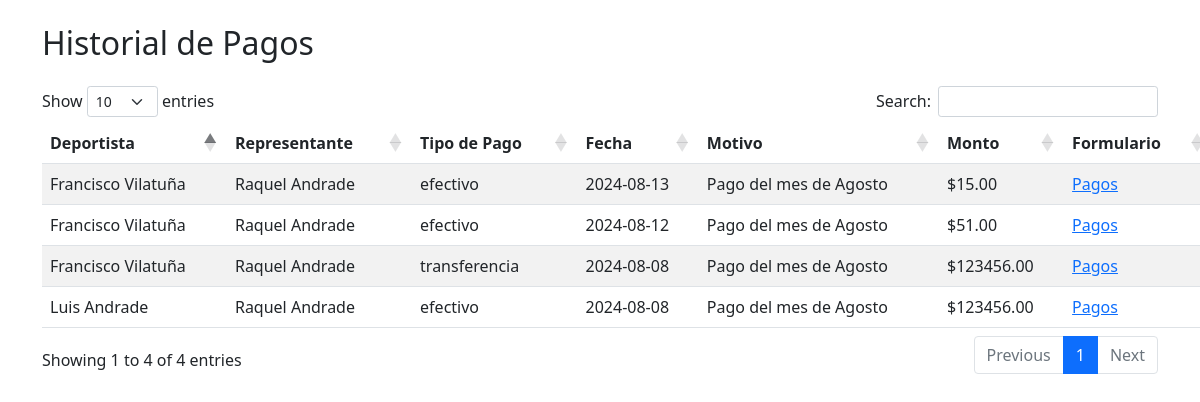
The page /Admin/graficas/get_table_historial.php on the database its author committed.
### tables this page shows
CREATE TABLE `tab_pagos` (
  `ID_PAGO` int(11) NOT NULL,
  `ID_REPRESENTANTE` int(11) DEFAULT NULL,
  `ID_DEPORTISTA` int(11) DEFAULT NULL,
  `ID_BANCO` int(11) NOT NULL,
  `METODO_PAGO` varchar(50) DEFAULT NULL,
  `MONTO` decimal(10,2) DEFAULT NULL,
  `FECHA_PAGO` date DEFAULT NULL,
  `MOTIVO` text DEFAULT NULL,
  `NOMBRE_ARCHIVO` varchar(50) NOT NULL,
  `ENTIDAD_ORIGEN` varchar(100) NOT NULL
);

CREATE TABLE `tab_deportistas` (
  `ID_DEPORTISTA` int(11) NOT NULL,
  `ID_USUARIO` int(11) DEFAULT NULL,
  `NOMBRE_DEPO` varchar(50) DEFAULT NULL,
  `APELLIDO_DEPO` varchar(50) DEFAULT NULL,
  `FECHA_NACIMIENTO` date DEFAULT NULL,
  `CEDULA_DEPO` varchar(10) DEFAULT NULL,
  `NUMERO_CELULAR` varchar(10) DEFAULT NULL,
  `GENERO` varchar(20) DEFAULT NULL,
  `status` enum('activo','inactivo') NOT NULL DEFAULT 'activo'
);

CREATE TABLE `tab_representantes` (
  `ID_REPRESENTANTE` int(11) NOT NULL,
  `ID_USUARIO` int(11) DEFAULT NULL,
  `NOMBRE_REPRE` varchar(50) DEFAULT NULL,
  `APELLIDO_REPRE` varchar(50) DEFAULT NULL,
  `CELULAR_REPRE` varchar(10) DEFAULT NULL,
  `CORREO_REPRE` varchar(100) DEFAULT NULL,
  `DIRECCION_REPRE` varchar(100) DEFAULT NULL,
  `CEDULA_REPRE` varchar(10) DEFAULT NULL,
  `status` enum('activo','inactivo') NOT NULL DEFAULT 'activo'
);

### Admin/graficas/get_table_historial.php (the view, shortened to what this page needs)
<?php
require('configuracion/conexion.php');
$query = "SELECT p.ID_PAGO, r.NOMBRE_REPRE, r.APELLIDO_REPRE, d.NOMBRE_DEPO, d.APELLIDO_DEPO,
               p.FECHA_PAGO, p.METODO_PAGO, p.MONTO, p.MOTIVO
          FROM tab_pagos p
          INNER JOIN tab_representantes r ON p.ID_REPRESENTANTE = r.ID_REPRESENTANTE
          INNER JOIN tab_deportistas d ON p.ID_DEPORTISTA = d.ID_DEPORTISTA
          ORDER BY p.FECHA_PAGO DESC";
$stmt = $conn->prepare($query);
$stmt->execute();
$result = $stmt->fetchAll(PDO::FETCH_ASSOC);
?>
<!DOCTYPE html>
<html lang="es">
<head>
    <link href="https://cdn.jsdelivr.net/npm/bootstrap@5.1.3/dist/css/bootstrap.min.css" rel="stylesheet">
    <link href="https://cdn.datatables.net/1.11.3/css/dataTables.bootstrap5.min.css" rel="stylesheet">
    <link href="https://cdn.datatables.net/buttons/2.0.1/css/buttons.bootstrap5.min.css" rel="stylesheet">
    <link href="https://cdnjs.cloudflare.com/ajax/libs/font-awesome/6.0.0-beta3/css/all.min.css" rel="stylesheet">
    <link href="https://cdn.jsdelivr.net/npm/sweetalert2@11/dist/sweetalert2.min.css" rel="stylesheet">
</head>
<body>
    <div class="container mt-4">
        <h2 class="mb-4">Historial de Pagos</h2>
        <table id="historial_pagos" class="table table-striped" style="width:105%">
            <thead>
                <tr>
                    <th>Deportista</th>
                    <th>Representante</th>
                    <th>Tipo de Pago</th>
                    <th>Fecha</th>
                    <th>Motivo</th>
                    <th>Monto</th>
                    <th>Formulario</th>
                </tr>
            </thead>
            <tbody>
                <?php
                if (count($result) > 0) {
                    foreach ($result as $row) {
                        $deportista = $row['NOMBRE_DEPO'] . ' ' . $row['APELLIDO_DEPO'];
                        $representante = $row['NOMBRE_REPRE'] . ' ' . $row['APELLIDO_REPRE'];
                        $tipoPago = $row['METODO_PAGO'];
                        $fecha = $row['FECHA_PAGO'];
                        $motivo = $row['MOTIVO'];
                        $monto = $row['MONTO'];
                        echo "<tr>
                                <td>{$deportista}</td>
                                <td>{$representante}</td>
                                <td>{$tipoPago}</td>
                                <td>{$fecha}</td>
                                <td>{$motivo}</td>
                                <td>\${$monto}</td>
                                <td>
            <a href='../admin/configuracion/pagos/pagos.php'>
                 Pagos
            </a>
        </td>
                            </tr>";
                    }
                }
                ?>
            </tbody>
        </table>
    </div>
</body>
</html>

### rows shown on the page
tab_pagos: ID_DEPORTISTA.APELLIDO_DEPO "Francisco Vilatuña", ID_REPRESENTANTE.APELLIDO_REPRE "Raquel Andrade", METODO_PAGO "efectivo", FECHA_PAGO "2024-08-13", MOTIVO "Pago del mes de Agosto", MONTO "15.00"
tab_pagos: ID_DEPORTISTA.APELLIDO_DEPO "Francisco Vilatuña", ID_REPRESENTANTE.APELLIDO_REPRE "Raquel Andrade", METODO_PAGO "efectivo", FECHA_PAGO "2024-08-12", MOTIVO "Pago del mes de Agosto", MONTO "51.00"
tab_pagos: ID_DEPORTISTA.APELLIDO_DEPO "Luis Andrade", ID_REPRESENTANTE.APELLIDO_REPRE "Raquel Andrade", METODO_PAGO "efectivo", FECHA_PAGO "2024-08-08", MOTIVO "Pago del mes de Agosto", MONTO "123456.00"
tab_pagos: ID_DEPORTISTA.APELLIDO_DEPO "Francisco Vilatuña", ID_REPRESENTANTE.APELLIDO_REPRE "Raquel Andrade", METODO_PAGO "transferencia", FECHA_PAGO "2024-08-08", MOTIVO "Pago del mes de Agosto", MONTO "123456.00"
